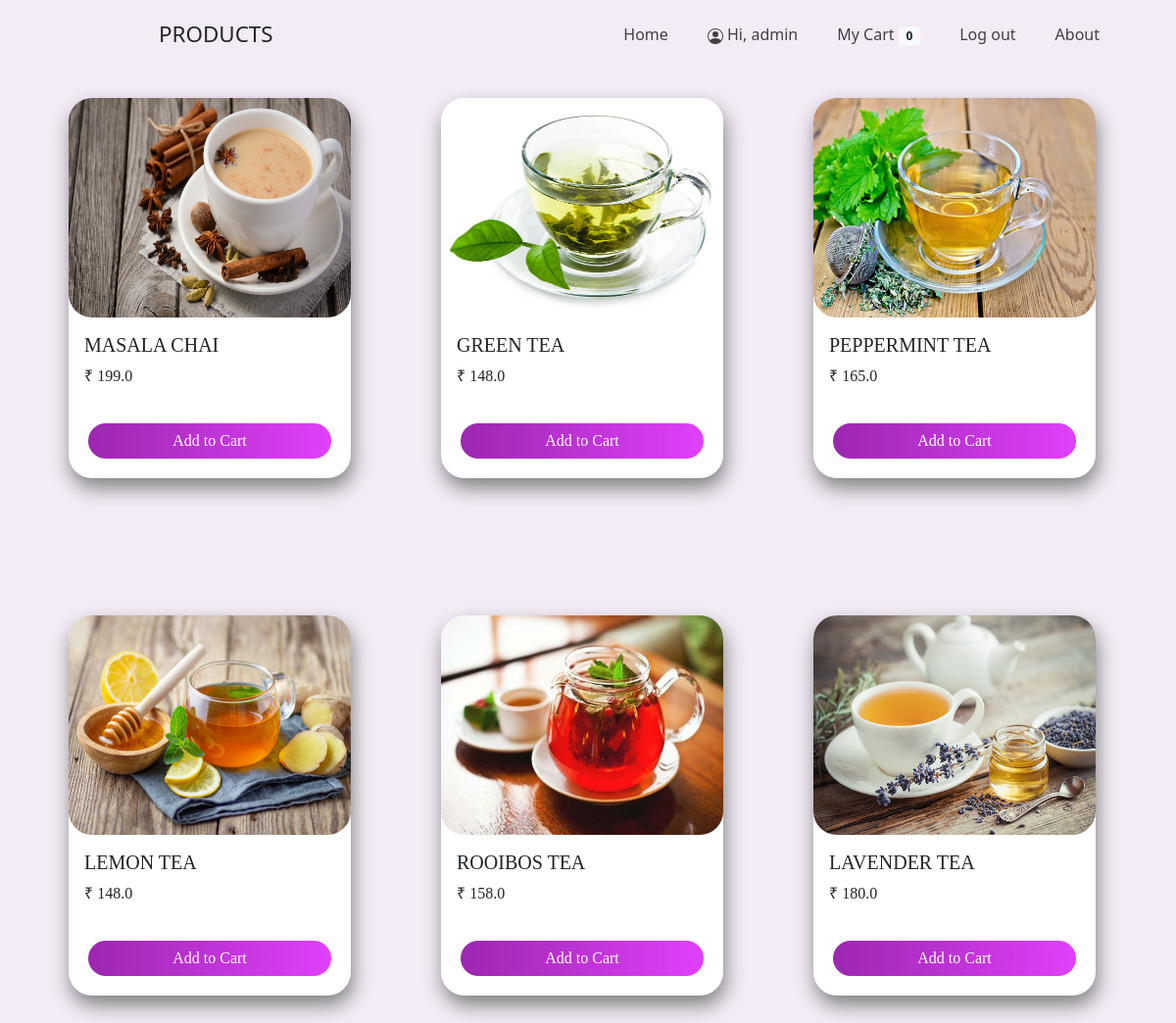
Screenshot of /products/ (signed in) with the database file from the repository.
### products/models.py (models this page shows, shortened)
class Product(models.Model):
    name = models.CharField(max_length=255)
    price = models.FloatField()
    stock = models.IntegerField()
    category = models.ForeignKey(Categorie, on_delete=models.CASCADE)
    image_url = models.ImageField(upload_to='Images/')

### products/views.py (the view, shortened to what this page needs)
# urls.py: path('', views.index),
def index(request):
    cart = request.session.get('cart')
    if not cart:
        request.session['cart'] = {}
    categories = Categorie.objects.all()
    categorie_id = request.GET.get('categorie')
    if categorie_id:
        if categorie_id == "10":
            print("yash")
            products = Product.objects.all()
        else:
            products = Product.get_all_products_by_categorieid(categorie_id)
    else:
        products = Product.objects.all()
    data = {}
    data['products'] = products
    data['categories'] = categories
    product = request.POST.get('product')
    remove = request.POST.get('remove')
    return render(request, 'index.html', data)

### products/templatetags/cart.py (called while the page is built)
@register.filter(name='is_in_cart')
def is_in_cart(product, cart):
    keys = cart.keys()
    for id in keys:
        if int(id) == product.id:
            return True
    return False

### products/templates/index.html (shortened to what this page needs)
<!DOCTYPE html>
{% extends 'base.html' %}
{% block content %}
{% load cart %}
<section class="navigation">
    <div class="nav-container">
        <div class="brand">
            <a >PRODUCTS</a>
        </div>
        <nav>
            <ul class="nav-list">
                {% if user.is_authenticated %}
                <li><a href="/">Home</a></li>
                <li><a href="#">
                    Hi, {{user.username}}</a></li>
                <li><a href="cart">My Cart
                    <span class="badge bg-light text-dark">
                        {{request.session.cart.keys|length}}</span>
                </a></li>
                <li><a href="/logout">Log out</a></li>
                {% endif %}
                <li><a href="/about-us">About</a></li>
            </ul>
        </nav>
    </div>
</section>
<div class="row" >
    {% for product in products %}
    <div class="col" style="padding: 40px" >
        <div class="card"
             style="width: 18rem; border-radius: 1.5rem; box-shadow: 2px 10px 20px grey;
                     font-size: 20p; font-family: Comic Sans MS; margin-top: 60px; outline: none; border: none"
            id={{product.id}}>
            <img src="{{ product.image_url.url }}" class="card-img-top" alt="..."
                 style="width: 18 rem;height: 14rem;border-radius: 1.5rem">
            <div class="card-body" >
                <h5 class="card-title">{{ product.name }}</h5>
                <p class="card-text">&#8377 {{ product.price }}</p>
            </div>
            <div class="card-footer row no-gutters"
                 style="background: none; outline: none; border: none; padding: 20px">
                {% if product|is_in_cart:request.session.cart %}
                <div class="row" >
                    <form action="/products/#{{product.id}}" method="post" class="col-2">
                        {% csrf_token %}
                        <input type="text" value="{{ product.id }}" hidden name="product">
                        <input type="text" value="True" hidden name="remove">
                        <input type="submit" value=" - " class="btn btn-block"
                               style="background: linear-gradient(to right, #9C27B0, #E040FB); border-radius: 20px; outline: none; border: none; color: white;
                                            font-size: 15px">
                    </form>
                    <div class="text-center col">
                        {{product|count:request.session.cart}} in cart
                    </div>
                    <form action="/products/#{{product.id}}" method="post" class="col-2">
                        {% csrf_token %}
                        <input type="text" value="{{ product.id }}" hidden name="product">
                        <input type="submit" value=" + " class="btn btn-block"
                               style="background: linear-gradient(to right, #9C27B0, #E040FB); border-radius: 20px; outline: none; border: none; color: white;
                                            font-size: 15px">
                    </form>
                </div>
                {% else %}
                <form action="/products/#{{product.id}}" method="post">
                    <button class="btn btn-primary"
                            style="background: linear-gradient(to right, #9C27B0, #E040FB); border-radius: 20px; outline: none; border: none; width: 100%;"
                            type="submit" >Add to
                        Cart</button>
                </form>
                {% endif %}
            </div>
        </div>
    </div>
    {% endfor %}
</div>
{% endblock %}

### templates proj/base.html (style rules this page uses)
body { background-color: #F3EBF6; }
nav { float: right; }
nav ul { list-style: none; margin: 0; padding: 0; }
nav ul li { float: left; position: relative; }
nav ul li a { display: block; padding: 0 20px; line-height: 70px; background: #F3EBF6; color: #463f3f; text-decoration: none; }
@media screen and (min-width: 800px) { .nav-list { display: block !important; } }
.navigation { position: fixed; top: 0; height: 70px; width: 100%; background: #F3EBF6;; }
.nav-container { max-width: 1000px; margin: 0 auto; }
.brand { position: absolute; padding-left: 20px; float: left; line-height: 70px; text-transform: uppercase; font-size: 1.4em; }
.brand a, .brand a:visited { color: #463f3f; text-decoration: none; }

### rows the page displays
Product: image_url (picture), name "MASALA CHAI", price "199.0"
Product: image_url (picture), name "GREEN TEA", price "148.0"
Product: image_url (picture), name "PEPPERMINT TEA", price "165.0"
Product: image_url (picture), name "LEMON TEA", price "148.0"
Product: image_url (picture), name "ROOIBOS TEA", price "158.0"
Product: image_url (picture), name "LAVENDER TEA", price "180.0"

### other values shown
{{ user.username }} "admin"
{{ request.session.cart.keys|length }} "0"
